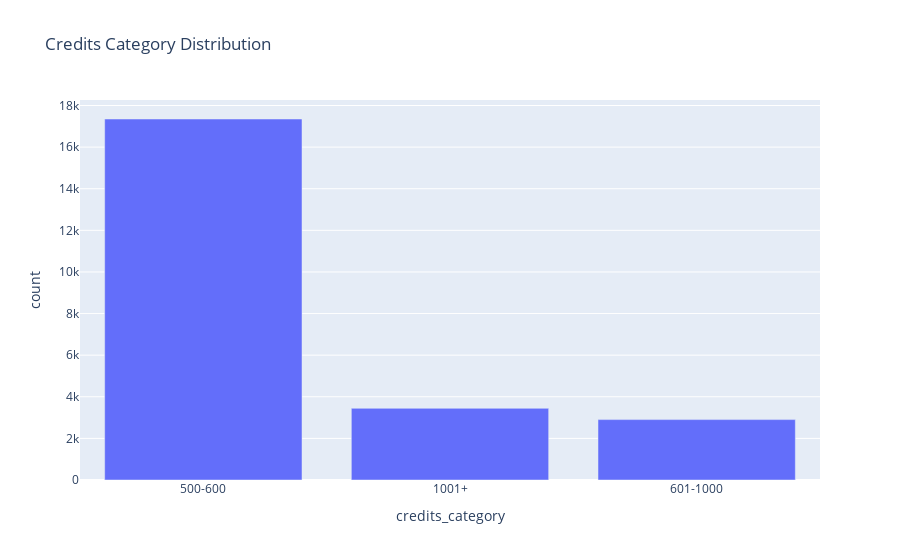

Notebook cell for this chart:
### Code cell
df_modeling = df_merge_full.drop(columns=['id', 'changed_at', 'user','batch','state','user_id'])
df_modeling['credits_category'] = pd.cut(df_modeling['credits'], bins=[500, 600, 1000, max(df_modeling['credits'])], labels=['500-600', '601-1000', '1001+'])
df_modeling = df_modeling.drop(columns=['credits'])

fig = px.bar(pd.DataFrame(df_modeling['credits_category'].value_counts().reset_index()), x='credits_category', y='count', title='Credits Category Distribution')
fig.show()

### Figure 1 — Plotly figure (JSON) as saved in the notebook; plotly's stock layout.template omitted (floating-point values rounded to 4 significant figures)
{"data": [{"hovertemplate": "credits_category=%{x}<br>count=%{y}<extra></extra>", "legendgroup": "", "marker": {"color": "#636efa", "pattern": {"shape": ""}}, "name": "", "orientation": "v", "showlegend": false, "textposition": "auto", "type": "bar", "x": ["500-600", "1001+", "601-1000"], "xaxis": "x", "y": [17351, 3445, 2903], "yaxis": "y"}], "layout": {"barmode": "relative", "legend": {"tracegroupgap": 0}, "title": {"text": "Credits Category Distribution"}, "xaxis": {"anchor": "y", "domain": [0, 1], "title": {"text": "credits_category"}}, "yaxis": {"anchor": "x", "domain": [0, 1], "title": {"text": "count"}}}}
